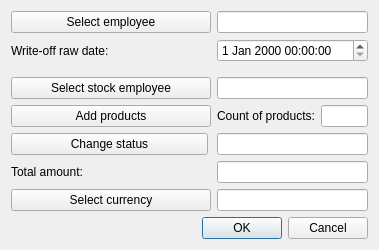
<?xml version="1.0" encoding="UTF-8"?>
<ui version="4.0">
 <class>CreateWriteOffR</class>
 <widget class="QDialog" name="CreateWriteOffR">
  <property name="geometry">
   <rect>
    <x>0</x>
    <y>0</y>
    <width>379</width>
    <height>250</height>
   </rect>
  </property>
  <property name="windowTitle">
   <string>Create/Update write-off raw</string>
  </property>
  <property name="locale">
   <locale language="English" country="UnitedStates"/>
  </property>
  <property name="modal">
   <bool>false</bool>
  </property>
  <layout class="QGridLayout" name="gridLayout">
   <property name="leftMargin">
    <number>11</number>
   </property>
   <property name="topMargin">
    <number>11</number>
   </property>
   <property name="rightMargin">
    <number>11</number>
   </property>
   <property name="bottomMargin">
    <number>11</number>
   </property>
   <item row="7" column="1" colspan="2">
    <widget class="QLineEdit" name="currencyEdit">
     <property name="readOnly">
      <bool>true</bool>
     </property>
    </widget>
   </item>
   <item row="6" column="0">
    <widget class="QLabel" name="sumLb">
     <property name="text">
      <string>Total amount:</string>
     </property>
    </widget>
   </item>
   <item row="1" column="0">
    <widget class="QLabel" name="dateLb">
     <property name="text">
      <string>Write-off raw date:</string>
     </property>
    </widget>
   </item>
   <item row="3" column="1" colspan="2">
    <widget class="QLineEdit" name="stockEmployeeEdit">
     <property name="toolTip">
      <string>&lt;html&gt;&lt;head/&gt;&lt;body&gt;&lt;p&gt;Enter employee ID&lt;/p&gt;&lt;/body&gt;&lt;/html&gt;</string>
     </property>
     <property name="readOnly">
      <bool>true</bool>
     </property>
    </widget>
   </item>
   <item row="8" column="0" colspan="3">
    <layout class="QHBoxLayout" name="horizontalLayout">
     <item>
      <spacer name="horizontalSpacer">
       <property name="orientation">
        <enum>Qt::Horizontal</enum>
       </property>
       <property name="sizeHint" stdset="0">
        <size>
         <width>40</width>
         <height>20</height>
        </size>
       </property>
      </spacer>
     </item>
     <item>
      <widget class="QPushButton" name="okBtn">
       <property name="text">
        <string>OK</string>
       </property>
      </widget>
     </item>
     <item>
      <widget class="QPushButton" name="cancelBtn">
       <property name="text">
        <string>Cancel</string>
       </property>
      </widget>
     </item>
    </layout>
   </item>
   <item row="0" column="1" colspan="2">
    <widget class="QLineEdit" name="employeeEdit">
     <property name="toolTip">
      <string>&lt;html&gt;&lt;head/&gt;&lt;body&gt;&lt;p&gt;Enter client ID&lt;/p&gt;&lt;/body&gt;&lt;/html&gt;</string>
     </property>
     <property name="readOnly">
      <bool>true</bool>
     </property>
    </widget>
   </item>
   <item row="1" column="1" colspan="2">
    <widget class="QDateTimeEdit" name="dateEdit"/>
   </item>
   <item row="4" column="1">
    <widget class="QLabel" name="prodCountLb">
     <property name="text">
      <string>Count of products:</string>
     </property>
    </widget>
   </item>
   <item row="7" column="0">
    <widget class="QPushButton" name="currencyBtn">
     <property name="text">
      <string>Select currency</string>
     </property>
    </widget>
   </item>
   <item row="0" column="0">
    <widget class="QPushButton" name="employeeBtn">
     <property name="minimumSize">
      <size>
       <width>200</width>
       <height>0</height>
      </size>
     </property>
     <property name="text">
      <string>Select employee</string>
     </property>
    </widget>
   </item>
   <item row="4" column="0">
    <widget class="QPushButton" name="addProdBtn">
     <property name="text">
      <string>Add products</string>
     </property>
    </widget>
   </item>
   <item row="4" column="2">
    <widget class="QLineEdit" name="prodCountEdit">
     <property name="readOnly">
      <bool>true</bool>
     </property>
    </widget>
   </item>
   <item row="6" column="1" colspan="2">
    <widget class="QLineEdit" name="sumEdit">
     <property name="readOnly">
      <bool>true</bool>
     </property>
    </widget>
   </item>
   <item row="2" column="0" colspan="3">
    <widget class="QWidget" name="execDateWidget" native="true">
     <layout class="QHBoxLayout" name="horizontalLayout_2">
      <property name="spacing">
       <number>9</number>
      </property>
      <property name="leftMargin">
       <number>0</number>
      </property>
      <property name="topMargin">
       <number>0</number>
      </property>
      <property name="rightMargin">
       <number>0</number>
      </property>
      <property name="bottomMargin">
       <number>0</number>
      </property>
     </layout>
    </widget>
   </item>
   <item row="3" column="0">
    <widget class="QPushButton" name="stockEmployeeBtn">
     <property name="text">
      <string>Select stock employee</string>
     </property>
    </widget>
   </item>
   <item row="5" column="0" colspan="3">
    <widget class="QWidget" name="statusWidget" native="true">
     <layout class="QHBoxLayout" name="horizontalLayout_3">
      <property name="spacing">
       <number>9</number>
      </property>
      <property name="leftMargin">
       <number>0</number>
      </property>
      <property name="topMargin">
       <number>0</number>
      </property>
      <property name="rightMargin">
       <number>0</number>
      </property>
      <property name="bottomMargin">
       <number>0</number>
      </property>
      <item>
       <widget class="QPushButton" name="statusBtn">
        <property name="sizePolicy">
         <sizepolicy hsizetype="Fixed" vsizetype="Fixed">
          <horstretch>0</horstretch>
          <verstretch>0</verstretch>
         </sizepolicy>
        </property>
        <property name="minimumSize">
         <size>
          <width>197</width>
          <height>0</height>
         </size>
        </property>
        <property name="text">
         <string>Change status</string>
        </property>
       </widget>
      </item>
      <item>
       <widget class="QLineEdit" name="statusEdit">
        <property name="readOnly">
         <bool>true</bool>
        </property>
       </widget>
      </item>
     </layout>
    </widget>
   </item>
  </layout>
 </widget>
 <tabstops>
  <tabstop>employeeBtn</tabstop>
  <tabstop>employeeEdit</tabstop>
  <tabstop>stockEmployeeBtn</tabstop>
  <tabstop>stockEmployeeEdit</tabstop>
  <tabstop>addProdBtn</tabstop>
  <tabstop>prodCountEdit</tabstop>
  <tabstop>sumEdit</tabstop>
  <tabstop>currencyBtn</tabstop>
  <tabstop>currencyEdit</tabstop>
  <tabstop>okBtn</tabstop>
  <tabstop>cancelBtn</tabstop>
 </tabstops>
 <resources/>
 <connections/>
</ui>
